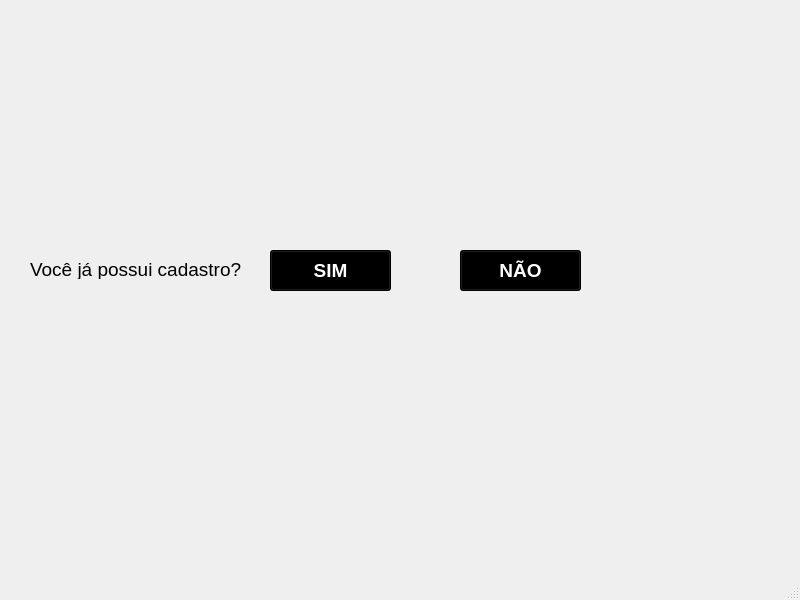
<?xml version="1.0" encoding="UTF-8"?>
<ui version="4.0">
 <class>MainWindow</class>
 <widget class="QMainWindow" name="MainWindow">
  <property name="geometry">
   <rect>
    <x>0</x>
    <y>0</y>
    <width>800</width>
    <height>600</height>
   </rect>
  </property>
  <property name="windowTitle">
   <string>MainWindow</string>
  </property>
  <widget class="QWidget" name="centralwidget">
   <widget class="QLabel" name="label">
    <property name="geometry">
     <rect>
      <x>30</x>
      <y>260</y>
      <width>221</width>
      <height>19</height>
     </rect>
    </property>
    <property name="font">
     <font>
      <family>Arial</family>
      <pointsize>14</pointsize>
     </font>
    </property>
    <property name="text">
     <string>Você já possui cadastro?</string>
    </property>
   </widget>
   <widget class="QPushButton" name="btnYes">
    <property name="geometry">
     <rect>
      <x>270</x>
      <y>250</y>
      <width>121</width>
      <height>41</height>
     </rect>
    </property>
    <property name="font">
     <font>
      <family>Arial</family>
      <pointsize>14</pointsize>
      <bold>true</bold>
     </font>
    </property>
    <property name="styleSheet">
     <string notr="true">background-color: rgb(0, 0, 0);
color: rgb(255, 255, 255);</string>
    </property>
    <property name="text">
     <string>SIM</string>
    </property>
   </widget>
   <widget class="QPushButton" name="btnNot">
    <property name="geometry">
     <rect>
      <x>460</x>
      <y>250</y>
      <width>121</width>
      <height>41</height>
     </rect>
    </property>
    <property name="font">
     <font>
      <family>Arial</family>
      <pointsize>14</pointsize>
      <bold>true</bold>
     </font>
    </property>
    <property name="styleSheet">
     <string notr="true">background-color: rgb(0, 0, 0);
color: rgb(255, 255, 255);</string>
    </property>
    <property name="text">
     <string>NÃO</string>
    </property>
   </widget>
  </widget>
  <widget class="QMenuBar" name="menubar">
   <property name="geometry">
    <rect>
     <x>0</x>
     <y>0</y>
     <width>800</width>
     <height>33</height>
    </rect>
   </property>
  </widget>
  <widget class="QStatusBar" name="statusbar"/>
 </widget>
 <resources/>
 <connections/>
</ui>
